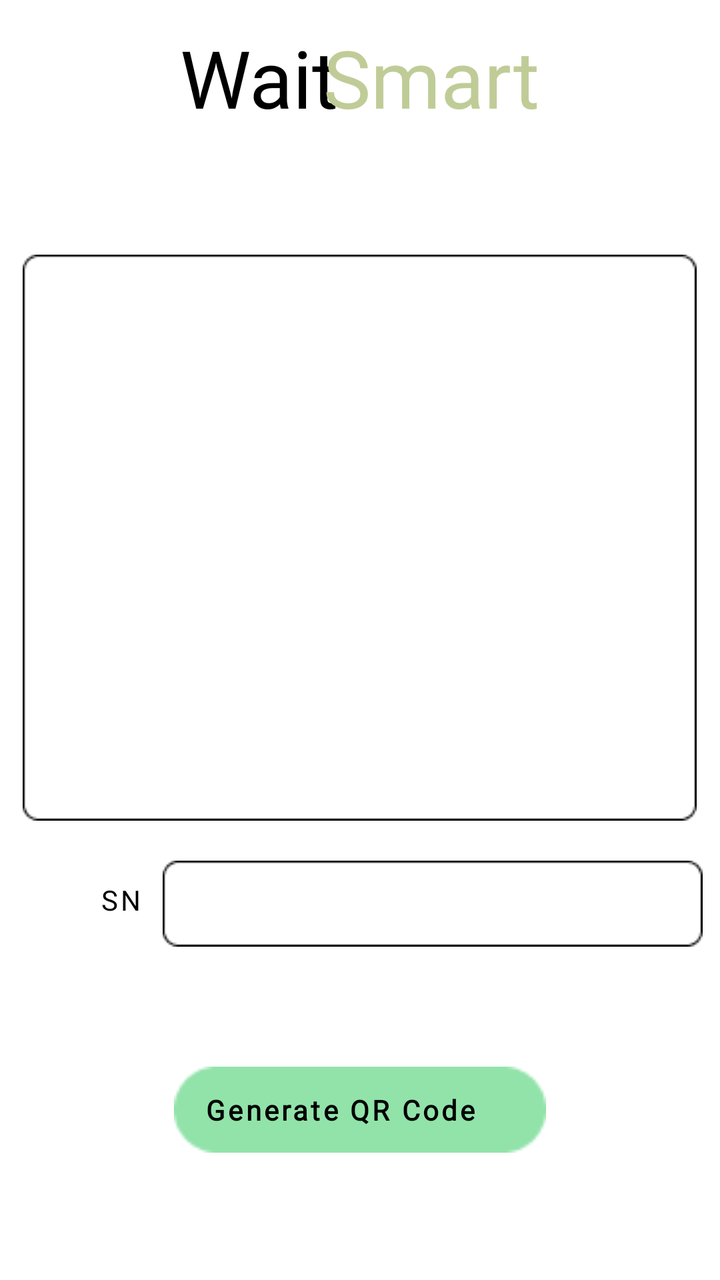
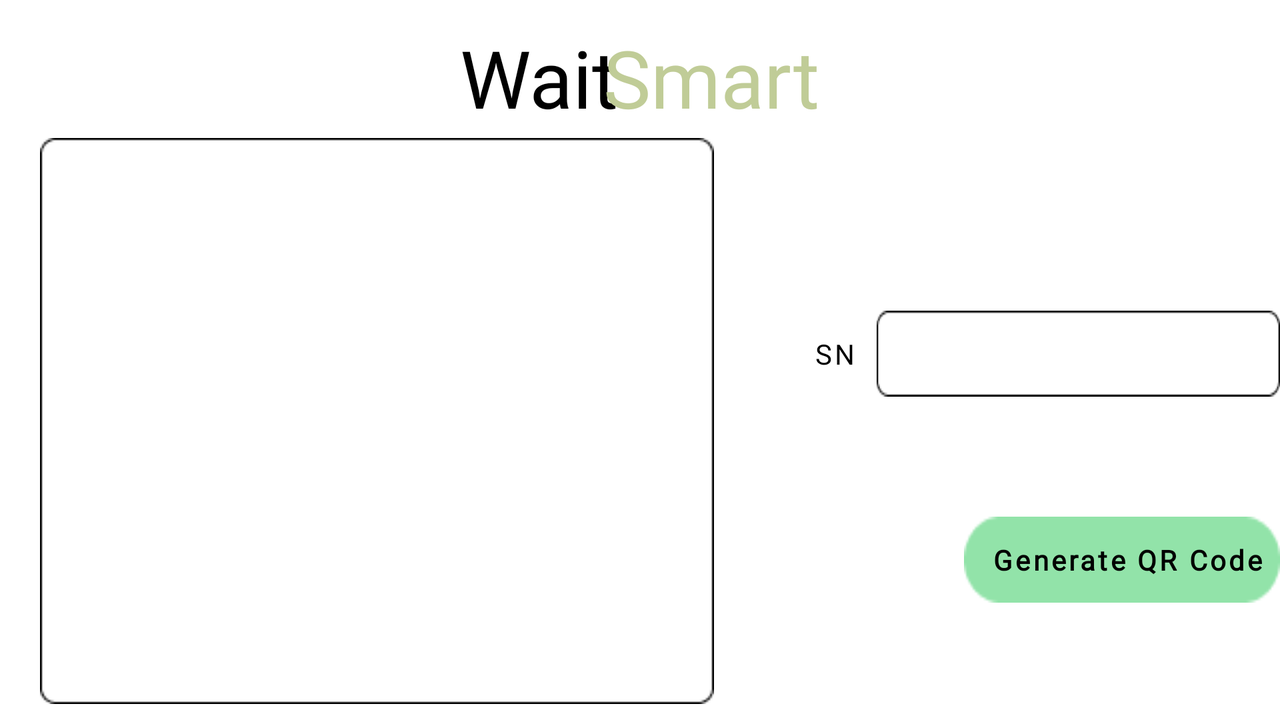

Compare how this app lays out the same screen by default and in its alternative resource folder. The renders come first, then the two layout files and the values they reference.
<!-- AndroidManifest.xml: application theme Theme.MytestmobApplication -->
<!-- res/layout/admin_genqr.xml -->
<?xml version="1.0" encoding="utf-8"?>
<RelativeLayout xmlns:android="http://schemas.android.com/apk/res/android"
    xmlns:tools="http://schemas.android.com/tools"
    android:layout_width="match_parent"
    android:layout_height="match_parent"
    android:orientation="vertical"
    android:layout_gravity="center_horizontal|center_vertical"
    android:background="@color/white"
    tools:context=".AdminGenQR">

    <LinearLayout
        android:id="@+id/LLwaitsmart"
        android:layout_width="match_parent"
        android:layout_height="wrap_content"
        android:layout_marginVertical="12dp"
        android:layout_marginStart="1dp"
        android:layout_marginTop="1dp"
        android:layout_marginEnd="1dp"
        android:layout_marginBottom="1dp"
        android:gravity="center">

        <TextView
            android:id="@+id/wait"
            android:layout_width="wrap_content"
            android:layout_height="wrap_content"
            android:fontFamily="@font/reem_kufi"
            android:text="@string/wait"
            android:textAppearance="@style/wait"
            tools:ignore="ObsoleteLayoutParam,TextSizeCheck" />

        <TextView
            android:id="@+id/smart"
            android:layout_width="wrap_content"
            android:layout_height="wrap_content"
            android:layout_marginStart="-8dp"
            android:fontFamily="@font/reem_kufi"
            android:text="@string/smart"
            android:textAppearance="@style/smart"
            tools:ignore="ObsoleteLayoutParam,TextContrastCheck,TextSizeCheck" />
    </LinearLayout>

    <ImageButton
        android:id="@+id/btn_menu2"
        android:layout_width="24dp"
        android:layout_height="24dp"
        android:layout_marginStart="40dp"
        android:layout_marginTop="30dp"
        android:backgroundTint="@color/white"
        android:src="@drawable/btn_menu"
        tools:ignore="ContentDescription,ObsoleteLayoutParam,SpeakableTextPresentCheck,TouchTargetSizeCheck" />

    <ImageView
        android:id="@+id/qr_box"
        android:layout_width="337dp"
        android:layout_height="283dp"
        android:layout_centerHorizontal="true"
        android:layout_marginTop="50dp"
        android:layout_below="@id/LLwaitsmart"
        android:background="@drawable/qr_rctngl"
        tools:ignore="ContentDescription,ObsoleteLayoutParam" />

    <TextView
        android:id="@+id/SN"
        android:layout_width="wrap_content"
        android:layout_height="wrap_content"
        android:layout_below="@id/qr_box"
        android:layout_marginStart="50dp"
        android:layout_marginTop="30dp"
        android:text="SN"
        android:textAppearance="@style/sn"
        tools:ignore="HardcodedText,ObsoleteLayoutParam,TextSizeCheck" />

    <ImageView
        android:id="@+id/sn_box"
        android:layout_width="270dp"
        android:layout_height="43dp"
        android:layout_toEndOf="@id/SN"
        android:layout_below="@id/qr_box"
        android:layout_marginStart="10dp"
        android:layout_marginTop="20dp"
        android:background="@drawable/sn_rctngl"
        tools:ignore="ContentDescription,ObsoleteLayoutParam" />

    <ImageButton
        android:id="@+id/btn_green_genqrcode"
        android:layout_width="186dp"
        android:layout_height="43dp"
        android:layout_below="@id/sn_box"
        android:layout_centerHorizontal="true"
        android:layout_marginTop="60dp"
        android:background="@drawable/btn_green"
        tools:ignore="ContentDescription,ObsoleteLayoutParam,SpeakableTextPresentCheck,TouchTargetSizeCheck" />

    <TextView
        android:id="@+id/txt_genqr"
        android:layout_width="155dp"
        android:layout_height="21dp"
        android:layout_centerHorizontal="true"
        android:layout_below="@id/sn_box"
        android:layout_marginTop="72dp"
        android:text="Generate QR Code"
        android:textAppearance="@style/generate_qr"
        tools:ignore="HardcodedText,ObsoleteLayoutParam,TextSizeCheck" />

    <FrameLayout
        android:id="@+id/frmlyt_sidebar2"
        android:layout_width="wrap_content"
        android:layout_height="wrap_content"
        android:visibility="invisible"
        tools:ignore="ObsoleteLayoutParam">
        <ImageView
            android:id="@+id/sidebar"
            android:layout_width="369dp"
            android:layout_height="600dp"
            android:background="@drawable/sidebar"
            tools:ignore="ContentDescription,ObsoleteLayoutParam" />

        <TextView
            android:id="@+id/wait7"
            android:layout_width="90dp"
            android:layout_height="70dp"
            android:layout_marginStart="50dp"
            android:layout_marginTop="30dp"
            android:fontFamily="@font/reem_kufi"
            android:gravity="top|start"
            android:text="@string/wait"
            android:textAppearance="@style/wait"
            tools:ignore="ObsoleteLayoutParam,TextSizeCheck" />

        <TextView
            android:id="@+id/smart7"
            android:layout_width="120dp"
            android:layout_height="70dp"
            android:layout_marginStart="120dp"
            android:layout_marginTop="30dp"
            android:fontFamily="@font/reem_kufi"
            android:gravity="top|start"
            android:text="Smart."
            android:textAppearance="@style/smart"
            tools:ignore="HardcodedText,ObsoleteLayoutParam,TextSizeCheck,TextContrastCheck" />

        <Button
            android:id="@+id/btn_home2"
            android:layout_width="350dp"
            android:layout_height="50dp"
            android:layout_marginTop="130dp"
            android:background="@drawable/btn_rectangle"
            android:drawableStart="@drawable/btn_home_img"
            android:gravity="start|center"
            android:paddingHorizontal="70dp"
            android:text="     Home"
            android:textAppearance="@style/sidebar_btns"
            tools:ignore="HardcodedText,ObsoleteLayoutParam" />

        <Button
            android:id="@+id/btn_genqr2"
            android:layout_width="350dp"
            android:layout_height="50dp"
            android:layout_marginTop="190dp"
            android:background="@drawable/btn_rctngl_genqr"
            android:drawableStart="@drawable/btn_qr_img"
            android:gravity="start|center"
            android:paddingHorizontal="70dp"
            android:text="     Generate QR"
            android:textAppearance="@style/sidebar_btns"
            tools:ignore="HardcodedText,ObsoleteLayoutParam" />

        <Button
            android:id="@+id/btn_anlytcs2"
            android:layout_width="350dp"
            android:layout_height="50dp"
            android:layout_marginTop="250dp"
            android:background="@drawable/btn_rctngl_anlytcs"
            android:drawableStart="@drawable/btn_anlytcs_img"
            android:gravity="start|center"
            android:paddingHorizontal="70dp"
            android:text="     Analytics"
            android:textAppearance="@style/sidebar_btns"
            tools:ignore="HardcodedText,ObsoleteLayoutParam" />

        <Button
            android:id="@+id/btn_logout2"
            android:layout_width="350dp"
            android:layout_height="50dp"
            android:layout_marginTop="450dp"
            android:background="@drawable/btn_rctngl_logout"
            android:text="     Logout"
            android:textAppearance="@style/sidebar_btns"
            android:drawableStart="@drawable/btn_logout_img"
            android:paddingHorizontal="70dp"
            android:gravity="start|center"
            tools:ignore="HardcodedText,ObsoleteLayoutParam" />

    </FrameLayout>
</RelativeLayout>
<!-- resources referenced by this layout -->
<resources>
  <color name="white">#FFFFFFFF</color>
  <!-- drawable btn_anlytcs_img: png bitmap (drawable, 520 bytes) -->
  <!-- drawable btn_green: png bitmap (drawable, 692 bytes) -->
  <!-- drawable btn_home_img: png bitmap (drawable, 428 bytes) -->
  <!-- drawable btn_logout_img: png bitmap (drawable, 464 bytes) -->
  <!-- drawable btn_qr_img: png bitmap (drawable, 465 bytes) -->
  <!-- drawable btn_rctngl_anlytcs (drawable) -->
  <?xml version="1.0" encoding="utf-8"?>
  <shape
      xmlns:android="http://schemas.android.com/apk/res/android"
      android:shape="rectangle">
  
      <solid android:color="@color/white"></solid>
  
  </shape>
  <!-- drawable btn_rectangle (drawable) -->
  <?xml version="1.0" encoding="utf-8"?>
  <shape
      xmlns:android="http://schemas.android.com/apk/res/android"
      android:shape="rectangle">
  
      <solid android:color="@color/white"></solid>
  
  
  </shape>
  <!-- drawable qr_rctngl: png bitmap (drawable, 1290 bytes) -->
  <!-- drawable sidebar: png bitmap (drawable, 32591 bytes) -->
  <!-- drawable sn_rctngl: png bitmap (drawable, 494 bytes) -->
  <string name="smart">Smart</string>
  <string name="wait">Wait</string>
  <style name="generate_qr">
          <item name="android:textSize">14sp</item>
          <item name="android:letterSpacing">0.1</item>
          <item name="android:textColor">#000000</item>
          <item name="android:fontFamily">@font/poppins</item>
          <item name="android:textStyle">bold</item>
      </style>
  <style name="sidebar_btns">
          <item name="android:textSize">15sp</item>
          <item name="android:textColor">#4D4D4D</item>
          <item name="android:fontFamily">@font/reem_kufi</item>
      </style>
  <style name="smart">
          <item name="android:textSize">40sp</item>
          <item name="android:textColor">#C0CC97</item>
      </style>
  <style name="sn">
          <item name="android:textSize">14sp</item>
          <item name="android:letterSpacing">0.1</item>
          <item name="android:textColor">#000000</item>
          <item name="android:fontFamily">@font/reem_kufi</item>
      </style>
  <style name="wait">
          <item name="android:textSize">40sp</item>
          <item name="android:textColor">#000000</item>
      </style>
  <style name="Theme.MytestmobApplication" parent="Base.Theme.MytestmobApplication" />
  <style name="Base.Theme.MytestmobApplication" parent="Theme.AppCompat.DayNight.NoActionBar">
          
          
      </style>
</resources>
<!-- res/layout-w600dp-land/admin_genqr.xml (the repository's variant of the layout above) -->
<!-- drawn on the phone turned sideways -->
<?xml version="1.0" encoding="utf-8"?>
<RelativeLayout xmlns:android="http://schemas.android.com/apk/res/android"
    xmlns:tools="http://schemas.android.com/tools"
    android:layout_width="match_parent"
    android:layout_height="match_parent"
    android:orientation="horizontal"
    android:layout_gravity="center_horizontal|center_vertical"
    android:background="@color/white"
    tools:context=".AdminGenQR">

    <LinearLayout
        android:id="@+id/LLwaitsmart"
        android:layout_width="match_parent"
        android:layout_height="wrap_content"
        android:layout_marginVertical="12dp"
        android:layout_marginStart="1dp"
        android:layout_marginTop="1dp"
        android:layout_marginEnd="1dp"
        android:layout_marginBottom="1dp"
        android:gravity="center">

        <TextView
            android:id="@+id/wait"
            android:layout_width="wrap_content"
            android:layout_height="wrap_content"
            android:fontFamily="@font/reem_kufi"
            android:text="@string/wait"
            android:textAppearance="@style/wait"
            tools:ignore="ObsoleteLayoutParam,TextSizeCheck" />

        <TextView
            android:id="@+id/smart"
            android:layout_width="wrap_content"
            android:layout_height="wrap_content"
            android:layout_marginStart="-8dp"
            android:fontFamily="@font/reem_kufi"
            android:text="@string/smart"
            android:textAppearance="@style/smart"
            tools:ignore="ObsoleteLayoutParam,TextContrastCheck,TextSizeCheck" />
    </LinearLayout>

    <ImageButton
        android:id="@+id/btn_menu2"
        android:layout_width="24dp"
        android:layout_height="24dp"
        android:layout_marginStart="40dp"
        android:layout_marginTop="30dp"
        android:backgroundTint="@color/white"
        android:src="@drawable/btn_menu"
        tools:ignore="ContentDescription,ObsoleteLayoutParam,SpeakableTextPresentCheck,TouchTargetSizeCheck" />

    <ImageView
        android:id="@+id/qr_box"
        android:layout_width="337dp"
        android:layout_height="283dp"
        android:layout_marginStart="20dp"
        android:layout_marginTop="15dp"
        android:layout_below="@id/btn_menu2"
        android:background="@drawable/qr_rctngl"
        tools:ignore="ContentDescription,ObsoleteLayoutParam" />

    <TextView
        android:id="@+id/SN"
        android:layout_width="wrap_content"
        android:layout_height="wrap_content"
        android:layout_toEndOf="@id/qr_box"
        android:layout_below="@id/LLwaitsmart"
        android:layout_marginStart="50dp"
        android:layout_marginTop="90dp"
        android:text="SN"
        android:textAppearance="@style/sn"
        tools:ignore="HardcodedText,ObsoleteLayoutParam,TextSizeCheck" />

    <ImageView
        android:id="@+id/sn_box"
        android:layout_width="270dp"
        android:layout_height="43dp"
        android:layout_toEndOf="@id/SN"
        android:layout_below="@id/LLwaitsmart"
        android:layout_marginStart="10dp"
        android:layout_marginTop="78dp"
        android:background="@drawable/sn_rctngl"
        tools:ignore="ContentDescription,ObsoleteLayoutParam" />

    <ImageButton
        android:id="@+id/btn_green_genqrcode"
        android:layout_width="186dp"
        android:layout_height="43dp"
        android:layout_below="@id/sn_box"
        android:layout_toEndOf="@id/qr_box"
        android:layout_marginTop="60dp"
        android:layout_marginStart="125dp"
        android:background="@drawable/btn_green"
        tools:ignore="ContentDescription,ObsoleteLayoutParam,SpeakableTextPresentCheck,TouchTargetSizeCheck" />

    <TextView
        android:id="@+id/txt_genqr"
        android:layout_width="155dp"
        android:layout_height="21dp"
        android:layout_toEndOf="@id/qr_box"
        android:layout_below="@id/sn_box"
        android:layout_marginStart="139dp"
        android:layout_marginTop="72dp"
        android:text="Generate QR Code"
        android:textAppearance="@style/generate_qr"
        tools:ignore="HardcodedText,ObsoleteLayoutParam,TextSizeCheck" />

    <FrameLayout
        android:id="@+id/frmlyt_sidebar2"
        android:layout_width="match_parent"
        android:layout_height="match_parent"
        android:visibility="invisible"
        tools:ignore="ObsoleteLayoutParam">
        <ImageView
            android:id="@+id/sidebar"
            android:layout_width="match_parent"
            android:layout_height="match_parent"
            android:background="@drawable/rectangle_twentyfour"
            tools:ignore="ContentDescription,ObsoleteLayoutParam" />

        <TextView
            android:id="@+id/wait7"
            android:layout_width="wrap_content"
            android:layout_height="wrap_content"
            android:layout_marginStart="280dp"
            android:layout_marginTop="30dp"
            android:fontFamily="@font/reem_kufi"
            android:text="@string/wait"
            android:textAppearance="@style/wait"
            tools:ignore="ObsoleteLayoutParam,TextSizeCheck" />

        <TextView
            android:id="@+id/smart7"
            android:layout_width="wrap_content"
            android:layout_height="wrap_content"
            android:layout_marginStart="349dp"
            android:layout_marginTop="30dp"
            android:fontFamily="@font/reem_kufi"
            android:text="Smart."
            android:textAppearance="@style/smart"
            tools:ignore="HardcodedText,ObsoleteLayoutParam,TextSizeCheck,TextContrastCheck" />

        <Button
            android:id="@+id/btn_home2"
            android:layout_width="match_parent"
            android:layout_height="wrap_content"
            android:layout_marginTop="130dp"
            android:background="@drawable/btn_rectangle"
            android:drawableStart="@drawable/btn_home_img"
            android:gravity="center"
            android:paddingHorizontal="300dp"
            android:text="     Home"
            android:textAppearance="@style/sidebar_btns"
            tools:ignore="HardcodedText,ObsoleteLayoutParam" />

        <Button
            android:id="@+id/btn_genqr2"
            android:layout_width="match_parent"
            android:layout_height="wrap_content"
            android:layout_marginTop="190dp"
            android:background="@drawable/btn_rctngl_genqr"
            android:drawableStart="@drawable/btn_qr_img"
            android:gravity="center"
            android:paddingHorizontal="300dp"
            android:text="       Generate QR"
            android:textAppearance="@style/sidebar_btns"
            tools:ignore="HardcodedText,ObsoleteLayoutParam" />

        <Button
            android:id="@+id/btn_anlytcs2"
            android:layout_width="match_parent"
            android:layout_height="wrap_content"
            android:layout_marginTop="250dp"
            android:background="@drawable/btn_rctngl_anlytcs"
            android:drawableStart="@drawable/btn_anlytcs_img"
            android:gravity="center"
            android:paddingHorizontal="300dp"
            android:text="Analytics"
            android:textAppearance="@style/sidebar_btns"
            tools:ignore="HardcodedText,ObsoleteLayoutParam" />

        <Button
            android:id="@+id/btn_logout2"
            android:layout_width="match_parent"
            android:layout_height="wrap_content"
            android:layout_marginTop="310dp"
            android:background="@drawable/btn_rctngl_logout"
            android:text="Logout"
            android:textAppearance="@style/sidebar_btns"
            android:drawableStart="@drawable/btn_logout_img"
            android:paddingHorizontal="310dp"
            android:gravity="center"
            tools:ignore="HardcodedText,ObsoleteLayoutParam" />

    </FrameLayout>
</RelativeLayout>
<!-- resources referenced by the variant -->
<!-- as the phone turned sideways resolves them -->
<resources>
  <color name="white">#FFFFFFFF</color>
  <!-- drawable btn_anlytcs_img: png bitmap (drawable, 520 bytes) -->
  <!-- drawable btn_green: png bitmap (drawable, 692 bytes) -->
  <!-- drawable btn_home_img: png bitmap (drawable, 428 bytes) -->
  <!-- drawable btn_logout_img: png bitmap (drawable, 464 bytes) -->
  <!-- drawable btn_qr_img: png bitmap (drawable, 465 bytes) -->
  <!-- drawable btn_rctngl_anlytcs (drawable) -->
  <?xml version="1.0" encoding="utf-8"?>
  <shape
      xmlns:android="http://schemas.android.com/apk/res/android"
      android:shape="rectangle">
  
      <solid android:color="@color/white"></solid>
  
  </shape>
  <!-- drawable btn_rectangle (drawable) -->
  <?xml version="1.0" encoding="utf-8"?>
  <shape
      xmlns:android="http://schemas.android.com/apk/res/android"
      android:shape="rectangle">
  
      <solid android:color="@color/white"></solid>
  
  
  </shape>
  <!-- drawable qr_rctngl: png bitmap (drawable, 1290 bytes) -->
  <!-- drawable rectangle_twentyfour: png bitmap (drawable, 3382 bytes) -->
  <!-- drawable sn_rctngl: png bitmap (drawable, 494 bytes) -->
  <string name="smart">Smart</string>
  <string name="wait">Wait</string>
  <style name="generate_qr">
          <item name="android:textSize">14sp</item>
          <item name="android:letterSpacing">0.1</item>
          <item name="android:textColor">#000000</item>
          <item name="android:fontFamily">@font/poppins</item>
          <item name="android:textStyle">bold</item>
      </style>
  <style name="sidebar_btns">
          <item name="android:textSize">15sp</item>
          <item name="android:textColor">#4D4D4D</item>
          <item name="android:fontFamily">@font/reem_kufi</item>
      </style>
  <style name="smart">
          <item name="android:textSize">40sp</item>
          <item name="android:textColor">#C0CC97</item>
      </style>
  <style name="sn">
          <item name="android:textSize">14sp</item>
          <item name="android:letterSpacing">0.1</item>
          <item name="android:textColor">#000000</item>
          <item name="android:fontFamily">@font/reem_kufi</item>
      </style>
  <style name="wait">
          <item name="android:textSize">40sp</item>
          <item name="android:textColor">#000000</item>
      </style>
  <style name="Theme.MytestmobApplication" parent="Base.Theme.MytestmobApplication" />
  <style name="Base.Theme.MytestmobApplication" parent="Theme.AppCompat.DayNight.NoActionBar">
          
          
      </style>
</resources>
